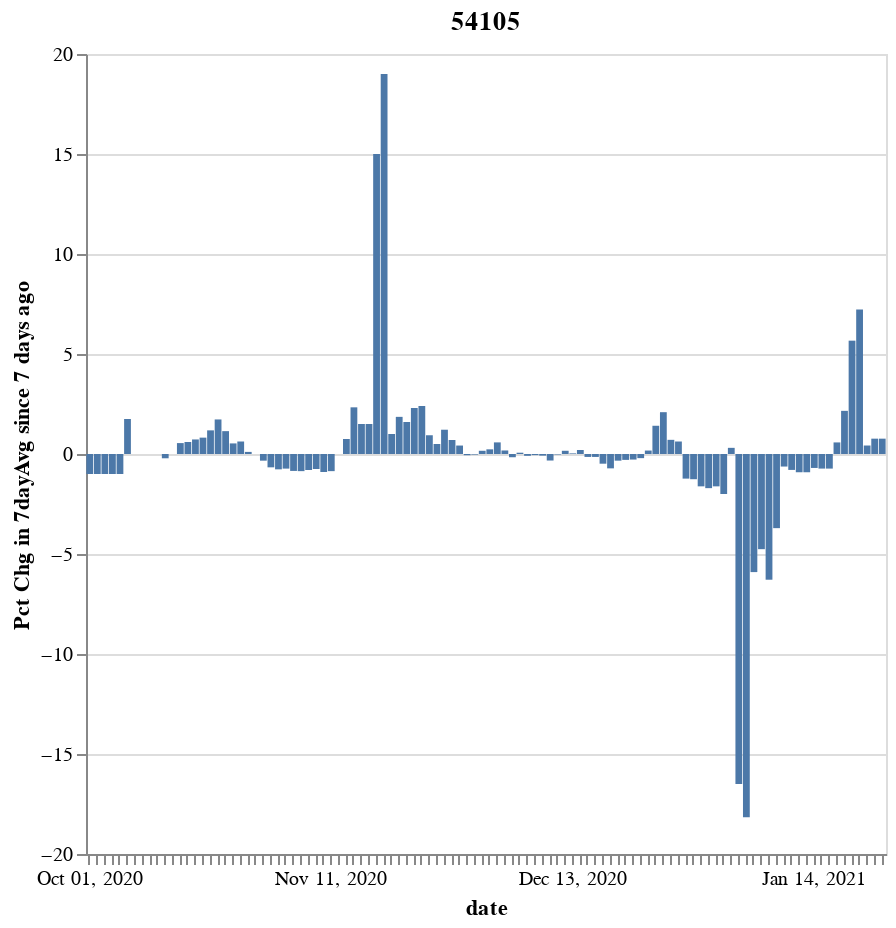
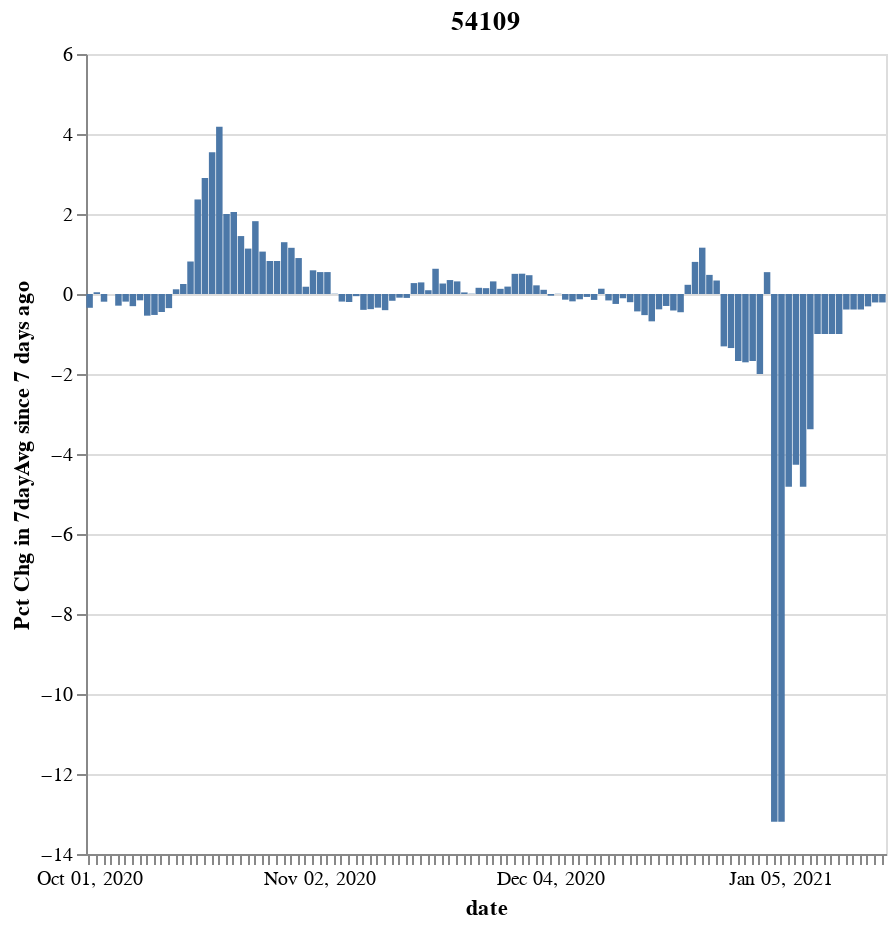
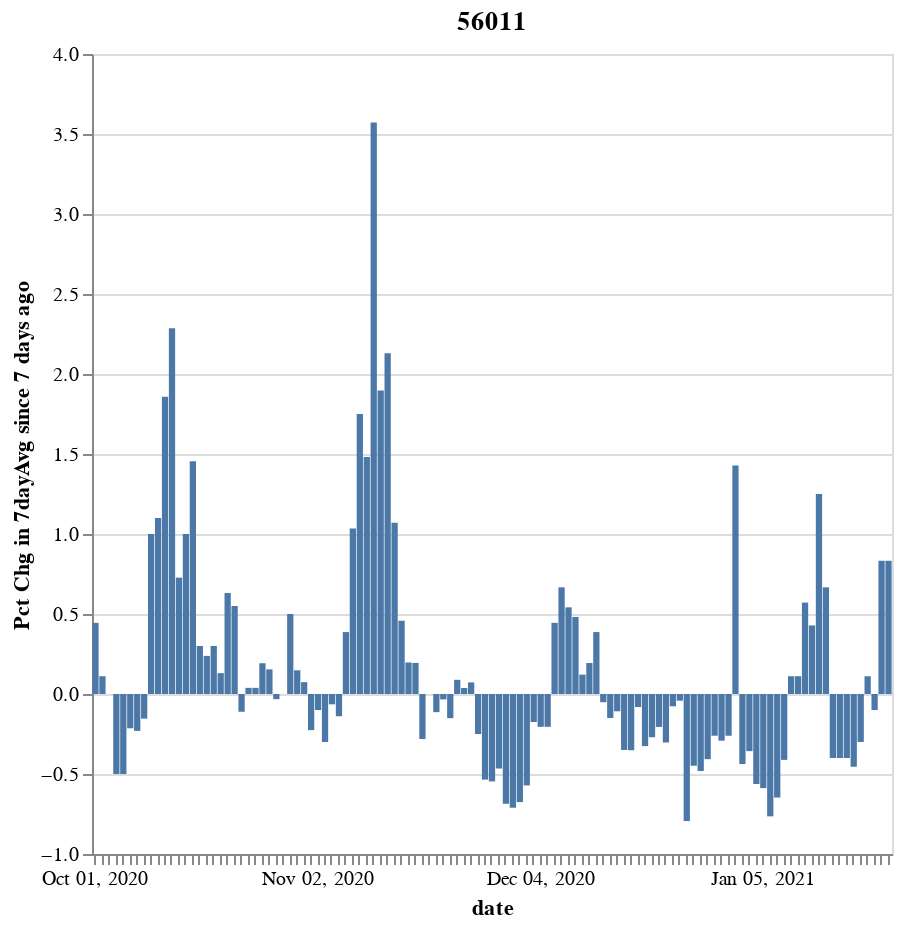
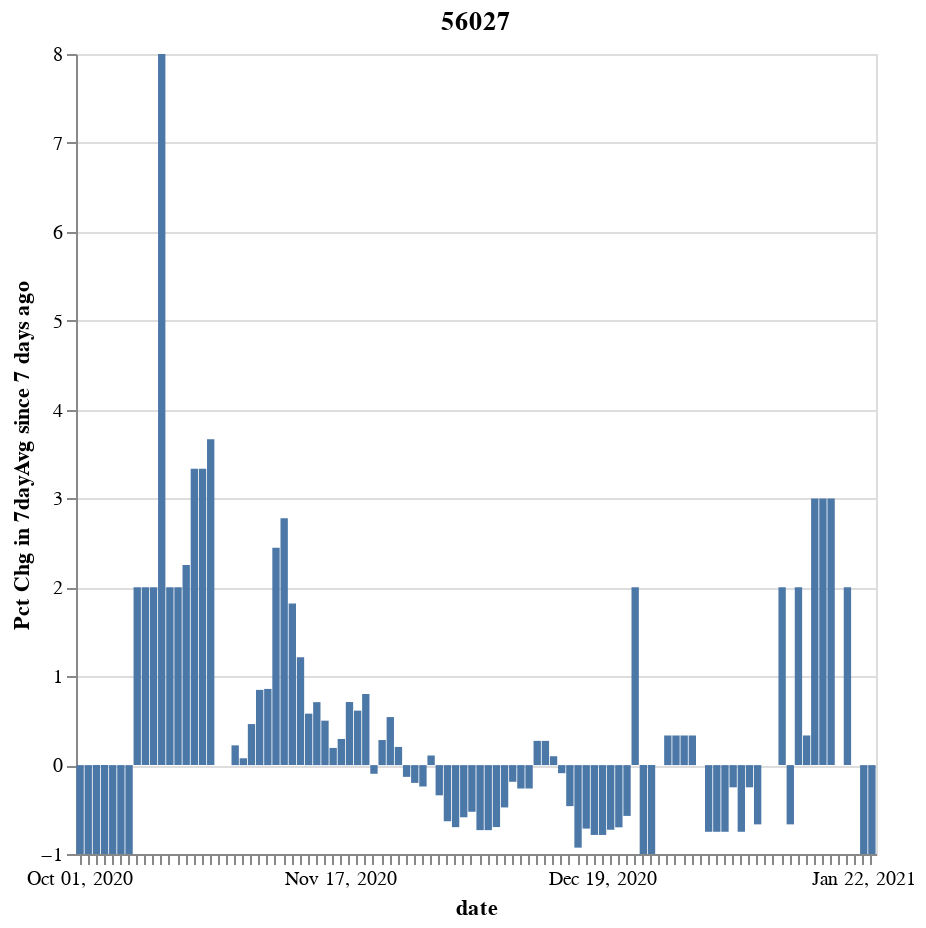

Notebook code for these charts, in order:
### Code cell
date_time_str = '2020-10-01'
date_time_obj = datetime.strptime(date_time_str, '%Y-%m-%d')

field = 'pct_dt_7_7day_avgs'
field_title = "Pct Chg in 7dayAvg since 7 days ago"
for countyFIPS in source['countyFIPS'].tail(5):
    chart_title = str(countyFIPS)
    state_df = df_cases_7day_tidy[(df_cases_7day_tidy['countyFIPS'] == countyFIPS) & (df_cases_7day_tidy['Date'] >= date_time_obj )]
    chart1 = alt.Chart(state_df).mark_bar().encode(
                         x=alt.X('yearmonthdate(Date):O', title='date', axis=alt.Axis(labelSeparation=10)),
                         y=alt.Y(field, title=field_title),
                         ).properties( width=400, height=400, title=chart_title)
    display(chart1)
